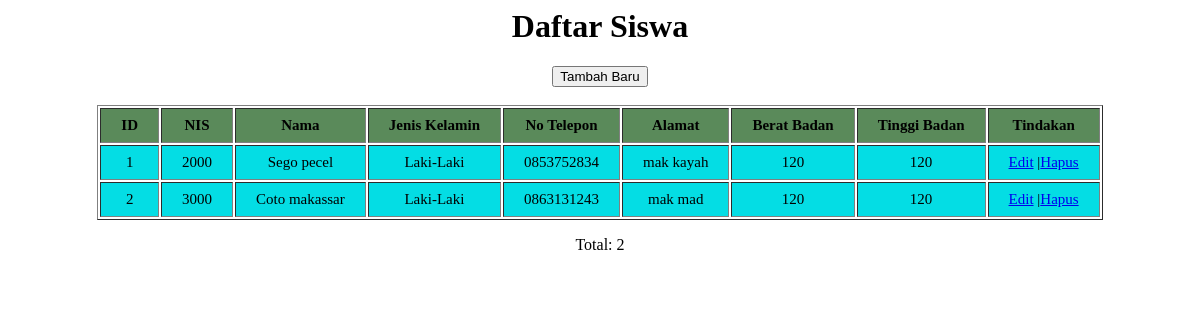
The page / on the database its author committed.
### tables this page shows
CREATE TABLE `t_siswa` (
  `id` int(10) NOT NULL,
  `nis` varchar(30) NOT NULL,
  `nama` varchar(30) NOT NULL,
  `jenis_kelamin` varchar(50) NOT NULL,
  `no_telp` varchar(50) NOT NULL,
  `alamat` varchar(200) NOT NULL,
  `berat_badan` varchar(12) NOT NULL,
  `tinggi_badan` varchar(12) NOT NULL
);

### index.php (the view)
<?php include('config.php');?>
<html>
<head><title>Data Siswa</title></head>
<body>
<link rel="stylesheet" type="text/css" href="style.css">
<center>
<header><h1>Daftar Siswa</h1></header>
<nav><a href="v_form.php"><button>Tambah Baru</button></a></nav>
<br>
<table border="1" cellpadding= "8">
<thread>
<tr>
<th>ID</th>
<th>NIS</th>
<th>Nama</th>
<th>Jenis Kelamin</th>
<th>No Telepon</th>
<th>Alamat</th>
<th>Berat Badan</th>
<th>Tinggi Badan</th>
<th>Tindakan</th>
</tr>
</thread>
<tbody>
<?php
$sql = "SELECT * FROM t_siswa";
$query = mysqli_query($db, $sql);
while($siswa = mysqli_fetch_array($query)){
echo "<tr>";
echo "<td>".$siswa['id']."</td>";
echo "<td>".$siswa['nis']."</td>";
echo "<td>".$siswa['nama']."</td>";
echo "<td>".$siswa['jenis_kelamin']."</td>";
echo "<td>".$siswa['no_telp']."</td>";
echo "<td>".$siswa['alamat']."</td>";
echo "<td>".$siswa['berat_badan']."</td>";
echo "<td>".$siswa['tinggi_badan']."</td>";
echo "<td>";
echo "<a href= 'form_edit.php?id=".$siswa['id']."'>Edit</a> |";
echo "<a href= 'hapus.php?id=".$siswa['id']."'>Hapus</a>";
echo "</td>";
echo "</tr>";
}
?>
</tbody>
</table>
<p>Total:
<?php echo mysqli_num_rows($query) ?>
</p>
</center>
</body>
</html>

### style.css (style rules this page uses)
.table1, th, tr { padding: 8px 20px; text-align: center; top: -20px; left: -20px; right: -40px; bottom: -40px; width: auto; height: auto; background-color: #5a8a5a; z-index: 0; font-size: 15px; }
td { padding: 8px 20px; text-align: center; top: -20px; left: -20px; right: -40px; bottom: -40px; width: auto; height: auto; background-color: #04dde4; z-index: 0; font-size: 15px; }

### rows shown on the page
t_siswa: id "1", nis "2000", nama "Sego pecel", jenis_kelamin "Laki-Laki", no_telp "0853752834", alamat "mak kayah", berat_badan "120", tinggi_badan "120"
t_siswa: id "2", nis "3000", nama "Coto makassar", jenis_kelamin "Laki-Laki", no_telp "0863131243", alamat "mak mad", berat_badan "120", tinggi_badan "120"

### other values the page prints
mysqli_num_rows($query) "2"
